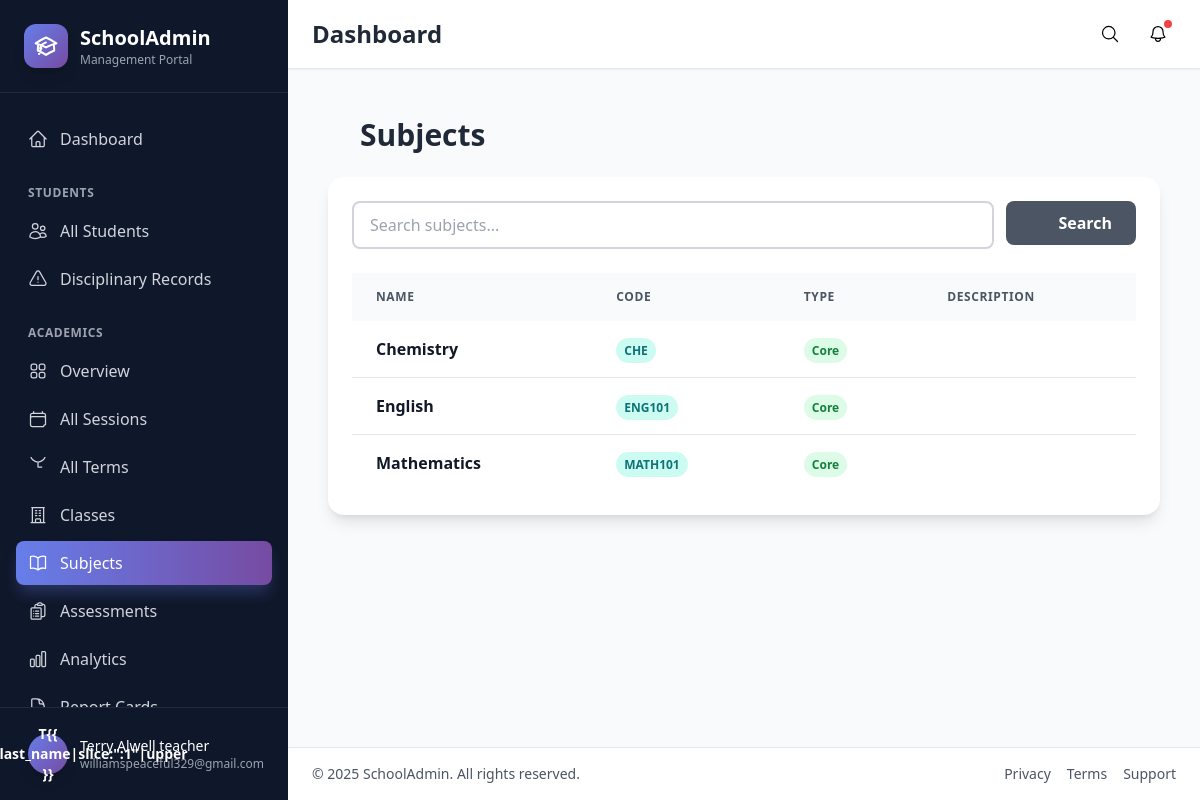
The app's page /academics/subjects/ (signed in) with its own data.
### academics/models.py (models this page shows, shortened)
class Subject(models.Model):
    name = models.CharField(max_length=100)
    code = models.CharField(max_length=20, unique=True)
    description = models.TextField(blank=True)
    is_core = models.BooleanField(default=True)  # Core or Elective
    class Meta:
        ordering = ["name"]

### academics/views.py (the view)
# urls.py: path("subjects/", views.subject_list, name="subject_list"),
@login_required
def subject_list(request):
    subjects = Subject.objects.all().order_by("name")
    query = request.GET.get("q")
    if query:
        subjects = subjects.filter(Q(name__icontains=query) | Q(code__icontains=query))
    return render(
        request, "academics/subject_list.html", {"subjects": subjects, "query": query}
    )

### academics/templates/academics/subject_list.html (shortened to what this page needs)
{% extends 'records/base.html' %}
{% block content %}
<div class="container mx-auto px-4 py-6">
    <div class="flex flex-col md:flex-row justify-between items-start md:items-center gap-4 mb-6">
        <h2 class="text-2xl md:text-3xl font-bold text-gray-800 flex items-center gap-3">
            <svg xmlns="http://www.w3.org/2000/svg" fill="none" viewBox="0 0 24 24" stroke-width="1.5" stroke="currentColor" class="w-5 h-5 inline-block" title="book text-primary-500"></svg> Subjects
        </h2>
    </div>
    <div class="bg-white rounded-2xl shadow-lg p-6">
        <form method="get" class="mb-6">
            <div class="flex flex-col md:flex-row gap-3">
                <div class="flex-1">
                    <input type="text" name="q" class="w-full px-4 py-2.5 border-2 border-gray-300 rounded-lg focus:outline-none focus:ring-2 focus:ring-primary-500/50 focus:border-primary-500 transition-all" placeholder="Search subjects..." value="{{ query|default:'' }}">
                </div>
                <div class="md:w-auto">
                    <button type="submit" class="w-full md:w-auto px-6 py-2.5 bg-gray-600 text-white font-semibold rounded-lg hover:bg-gray-700 transition-colors flex items-center justify-center gap-2">
                        <svg xmlns="http://www.w3.org/2000/svg" fill="none" viewBox="0 0 24 24" stroke-width="1.5" stroke="currentColor" class="w-5 h-5 inline-block" title="search"></svg> Search
                    </button>
                </div>
            </div>
        </form>
        <div class="overflow-x-auto">
            <table class="w-full">
                <thead class="bg-gray-50">
                    <tr>
                        <th class="px-6 py-4 text-left text-xs font-semibold text-gray-600 uppercase tracking-wider">Name</th>
                        <th class="px-6 py-4 text-left text-xs font-semibold text-gray-600 uppercase tracking-wider">Code</th>
                        <th class="px-6 py-4 text-left text-xs font-semibold text-gray-600 uppercase tracking-wider">Type</th>
                        <th class="px-6 py-4 text-left text-xs font-semibold text-gray-600 uppercase tracking-wider">Description</th>
                    </tr>
                </thead>
                <tbody class="bg-white divide-y divide-gray-200">
                    {% for subject in subjects %}
                    <tr class="hover:bg-gray-50 transition-colors">
                        <td class="px-6 py-4 whitespace-nowrap">
                            <span class="font-semibold text-gray-900">{{ subject.name }}</span>
                        </td>
                        <td class="px-6 py-4 whitespace-nowrap">
                            <span class="px-2 py-1 text-xs font-semibold rounded-full bg-primary-100 text-primary-700">{{ subject.code }}</span>
                        </td>
                        <td class="px-6 py-4 whitespace-nowrap">
                            {% if subject.is_core %}
                            <span class="px-2 py-1 text-xs font-semibold rounded-full bg-green-100 text-green-700">Core</span>
                            {% else %}
                            <span class="px-2 py-1 text-xs font-semibold rounded-full bg-blue-100 text-blue-700">Elective</span>
                            {% endif %}
                        </td>
                        <td class="px-6 py-4 text-gray-700">{{ subject.description|truncatewords:10 }}</td>
                    </tr>
                    {% endfor %}
                </tbody>
            </table>
        </div>
    </div>
</div>
{% endblock %}

### records/templates/records/base.html (shortened to what this page needs)
<!DOCTYPE html>
<html lang="en" class="h-full">
{% load static %}
<head>
    <script src="https://cdn.tailwindcss.com"></script>
</head>
<body class="h-full bg-gray-50">
    <div class="flex h-full">
        <aside id="sidebar"
            class="fixed inset-y-0 left-0 z-50 w-72 bg-sidebar-bg text-white transform transition-transform duration-300 lg:translate-x-0 -translate-x-full overflow-hidden sidebar-enter {% if 'login' in request.path %}hidden{% endif %}{% block hide_sidebar %}{% endblock %}">
            <div class="flex flex-col h-full">
                <div class="flex items-center gap-3 px-6 py-6 border-b border-gray-700/50">
                    <div class="bg-gradient-to-br from-primary-500 to-secondary-500 p-2.5 rounded-xl shadow-lg">
                    </div>
                    <div>
                        <h1 class="text-xl font-bold">SchoolAdmin</h1>
                        <p class="text-xs text-gray-400">Management Portal</p>
                    </div>
                </div>
                <nav class="flex-1 px-4 py-6 overflow-y-auto">
                    {% if request.user.is_authenticated %}
                    <a href="{% url 'portal:dashboard' %}" class="sidebar-link">
                        <span>Dashboard</span>
                    </a>
                    {% if request.user.is_staff %}
                    {% if not request.user.is_teacher %}
                    <div class="mt-6">
                        <p class="px-3 text-xs font-semibold text-gray-400 uppercase tracking-wider mb-2">Students</p>
                        <a href="{% url 'records:student_list' %}" class="sidebar-link">
                            <span>All Students</span>
                        </a>
                        <a href="{% url 'committee:offense_list' %}" class="sidebar-link">
                            <span>Disciplinary Records</span>
                        </a>
                    </div>
                    {% endif %}
                    <div class="mt-6">
                        <p class="px-3 text-xs font-semibold text-gray-400 uppercase tracking-wider mb-2">Academics</p>
                        <a href="{% url 'academics:dashboard' %}" class="sidebar-link">
                            <span>Overview</span>
                        </a>
                        <a href="{% url 'academics:session_list' %}" class="sidebar-link">
                            <span>All Sessions</span>
                        </a>
                        <a href="{% url 'academics:term_list' %}" class="sidebar-link">
                            <svg xmlns="http://www.w3.org/2000/svg" fill="none" viewBox="0 0 24 24" stroke-width="1.5"
                                stroke="currentColor" class="w-5 h-5">
                                <path stroke-linecap="round" stroke-linejoin="round"
                                    d="M12 6v6h4.5m4.5-15a9 9 0 11-18 0 9 9 0 0118 0z" />
                            </svg>
                            <span>All Terms</span>
                        </a>
                        <a href="{% url 'academics:classroom_list' %}" class="sidebar-link">
                            <span>Classes</span>
                        </a>
                        <a href="{% url 'academics:subject_list' %}" class="sidebar-link">
                            <span>Subjects</span>
                        </a>
                        <a href="{% url 'academics:assessment_list' %}" class="sidebar-link">
                            <span>Assessments</span>
                        </a>
                        <a href="{% url 'academics:performance_analytics' %}" class="sidebar-link">
                            <span>Analytics</span>
                        </a>
                        <a href="{% url 'academics:report_card_list' %}" class="sidebar-link">
                            <span>Report Cards</span>
                        </a>
                    </div>
                    {% endif %}
                    {% endif %}
                </nav>
                <div class="p-4 border-t border-gray-700/50">
                    {% if request.user.is_authenticated %}
                    <div class="relative group">
                        <button
                            class="w-full flex items-center gap-3 px-3 py-2.5 rounded-lg hover:bg-sidebar-hover transition-colors">
                            <div
                                class="w-10 h-10 rounded-full bg-gradient-to-br from-primary-500 to-secondary-500 flex items-center justify-center text-white font-bold text-sm shadow-lg">
                                {{ request.user.first_name|slice:":1"|upper }}{{ request.user.last_name|slice:":1"|upper
                                }}
                            </div>
                            <div class="flex-1 text-left">
                                <p class="font-medium text-sm truncate">{{ request.user.get_full_name }}</p>
                                <p class="text-xs text-gray-400 truncate">{{ request.user.email }}</p>
                            </div>
                        </button>
                    </div>
                    {% endif %}
                </div>
            </div>
        </aside>
        <div class="flex-1 flex flex-col {% block main_margin %}lg:ml-72{% endblock %}">
            <header class="sticky top-0 z-40 bg-white border-b border-gray-200 backdrop-blur-sm bg-white/95 shadow-sm {% block hide_header %}{% endblock %}">
                <div class="flex items-center justify-between px-6 py-4">
                    <h1 class="text-2xl font-bold text-gray-800">{% block page_title %}Dashboard{% endblock %}</h1>
                    <div class="flex items-center gap-3">
                        <button class="p-2 rounded-lg hover:bg-gray-100 transition-colors" title="Search">
                            <svg xmlns="http://www.w3.org/2000/svg" fill="none" viewBox="0 0 24 24" stroke-width="1.5"
                                stroke="currentColor" class="w-5 h-5">
                                <path stroke-linecap="round" stroke-linejoin="round"
                                    d="M21 21l-5.197-5.197m0 0A7.5 7.5 0 105.196 5.196a7.5 7.5 0 0010.607 10.607z" />
                            </svg>
                        </button>
                        <button class="relative p-2 rounded-lg hover:bg-gray-100 transition-colors"
                            title="Notifications">
                            <span class="absolute top-1 right-1 w-2 h-2 bg-red-500 rounded-full"></span>
                        </button>
                    </div>
                </div>
            </header>
                <main class="flex-1 overflow-y-auto p-6 content-fade">
                                {% block content %}{% endblock %}
            </main>
            <footer class="bg-white border-t border-gray-200 px-6 py-4">
                <div class="flex flex-col sm:flex-row items-center justify-between text-sm text-gray-600 gap-2">
                    <p>&copy; {% now "Y" %} SchoolAdmin. All rights reserved.</p>
                    <div class="flex gap-4">
                        <a href="#" class="hover:text-primary-600 transition-colors">Privacy</a>
                        <a href="#" class="hover:text-primary-600 transition-colors">Terms</a>
                        <a href="#" class="hover:text-primary-600 transition-colors">Support</a>
                    </div>
                </div>
            </footer>
        </div>
    </div>
</body>
</html>

### records/templates/records/base.html (style rules this page uses)
.sidebar-enter { animation: slideInLeft 0.3s ease-out; }
.content-fade { animation: fadeIn 0.4s ease-out; }
.sidebar-link { display: flex; align-items: center; gap: 0.75rem; padding: 0.625rem 0.75rem; border-radius: 0.5rem; color: #d1d5db; transition: all 0.2s ease; margin-bottom: 0.25rem; }
.sidebar-link.active { background: linear-gradient(to right, #667eea, #764ba2); color: white; box-shadow: 0 10px 15px -3px rgba(102, 126, 234, 0.3); }

### records on screen
Subject: name "Chemistry", code "CHE", is_core "Core"
Subject: name "English", code "ENG101", is_core "Core"
Subject: name "Mathematics", code "MATH101", is_core "Core"

### other values on screen
{{ request.user.first_name|slice:":1"|upper }} "T"
{{ request.user.get_full_name }} "Terry Alwell teacher"
{{ request.user.email }} "williamspeaceful329@gmail.com"
